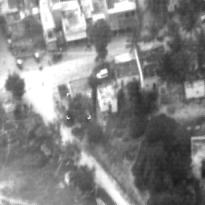
%> input picture Super Resolution/result.jpg, 205 x 205 px
$ octave canny.m   (GNU Octave 9; MATLAB toolbox functions it lacks are replaced by stand-ins)
%> lines starting %> are read from the running program, lines starting %| are printed output that depends on the picture
### Super Resolution/d2dgauss.m
function h = d2dgauss(n1,sigma1,n2,sigma2,theta)
r=[cos(theta) -sin(theta);
   sin(theta)  cos(theta)];
for i = 1 : n2
    for j = 1 : n1
        u = r * [j-(n1+1)/2 i-(n2+1)/2]';
        h(i,j) = gauss(u(1),sigma1)*dgauss(u(2),sigma2);
    end
end
h = h / sqrt(sum(sum(abs(h).*abs(h))));

### Super Resolution/canny.m
clear;
% The algorithm parameters:
% 1. Parameters of edge detecting filters:
%    X-axis direction filter:
     Nx1=10;Sigmax1=1;Nx2=10;Sigmax2=1;Theta1=pi/2;
%    Y-axis direction filter:
     Ny1=10;Sigmay1=1;Ny2=10;Sigmay2=1;Theta2=0;
% 2. The thresholding parameter alfa:
     alfa=0.1;

% Get the initial image lena.gif
[x,map]=(imread('result.jpg'));
%> x is the input picture: size 205x205 uint8; min 25, max 255, mean 131.8
%> map = []

figure(1);colormap(gray);
subplot(3,2,1);
% imagesc(w,200);
title('Image: cameraman.tif');

% X-axis direction edge detection
subplot(3,2,2);
filterx=d2dgauss(Nx1,Sigmax1,Nx2,Sigmax2,Theta1);
Ix= conv2(x,filterx,'same');
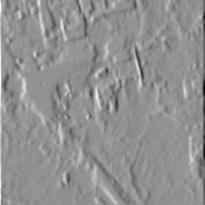
%> Ix: size 205x205 double; min -413.9, max 309, mean -2.1; drawn with min black and max white
imagesc(Ix);
title('Ix');

% Y-axis direction edge detection
subplot(3,2,3)
filtery=d2dgauss(Ny1,Sigmay1,Ny2,Sigmay2,Theta2);
Iy=conv2(x,filtery,'same');
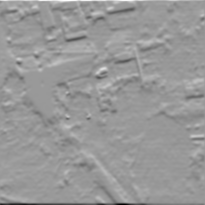
%> Iy: size 205x205 double; min -529.2, max 352.5, mean -1.8; drawn with min black and max white
imagesc(Iy);
title('Iy');

% Norm of the gradient (Combining the X and Y directional derivatives)
subplot(3,2,4);
NVI=sqrt(Ix.*Ix+Iy.*Iy);
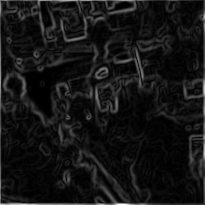
%> NVI: size 205x205 double; min 3.98e-07, max 529.2, mean 44.3; drawn with min black and max white
imagesc(NVI);
title('Norm of Gradient');

% Thresholding
I_max=max(max(NVI));
%> I_max = 529.2
I_min=min(min(NVI));
%> I_min = 3.98e-07
level=alfa*(I_max-I_min)+I_min;
%> level = 52.92
subplot(3,2,5);
Ibw=max(NVI,level.*ones(size(NVI)));
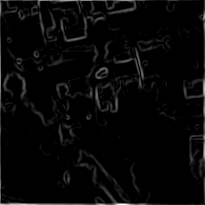
%> Ibw: size 205x205 double; min 52.92, max 529.2, mean 66.8; drawn with min black and max white
imagesc(Ibw);
title('After Thresholding');

% Thinning (Using interpolation to find the pixels where the norms of
% gradient are local maximum.)
subplot(3,2,6);
[n,m]=size(Ibw);
%> n = 205; m = 205
for i=2:n-1,
for j=2:m-1,
	if Ibw(i,j) > level,
	X=[-1,0,+1;-1,0,+1;-1,0,+1];
	Y=[-1,-1,-1;0,0,0;+1,+1,+1];
	Z=[Ibw(i-1,j-1),Ibw(i-1,j),Ibw(i-1,j+1);
	   Ibw(i,j-1),Ibw(i,j),Ibw(i,j+1);
	   Ibw(i+1,j-1),Ibw(i+1,j),Ibw(i+1,j+1)];
	XI=[Ix(i,j)/NVI(i,j), -Ix(i,j)/NVI(i,j)];
	YI=[Iy(i,j)/NVI(i,j), -Iy(i,j)/NVI(i,j)];
	ZI=interp2(X,Y,Z,XI,YI);
		if Ibw(i,j) >= ZI(1) & Ibw(i,j) >= ZI(2)
		I_temp(i,j)=I_max;
		else
		I_temp(i,j)=I_min;
		end
	else
	I_temp(i,j)=I_min;
	end
end
end
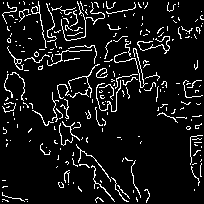
%> I_temp: size 204x204 double; min 0, max 529.2, mean 44.5; drawn with min black and max white
%> after the loop, X = [-1 0 1; -1 0 1; -1 0 1]; XI = [-0.721 0.721]; Y = [-1 -1 -1; 0 0 0; 1 1 1]; YI = [-0.693 0.693]; Z = [52.92 72.74 125.4; 69.79 88.79 114.8; 125.7 115.4 90.34]; ZI = [63.56 100.5]
imagesc(I_temp);
title('After Thinning');
colormap(gray);
%%%%%%%%%%%%%% End of the main.m file %%%%%%%%%%%%%%%
